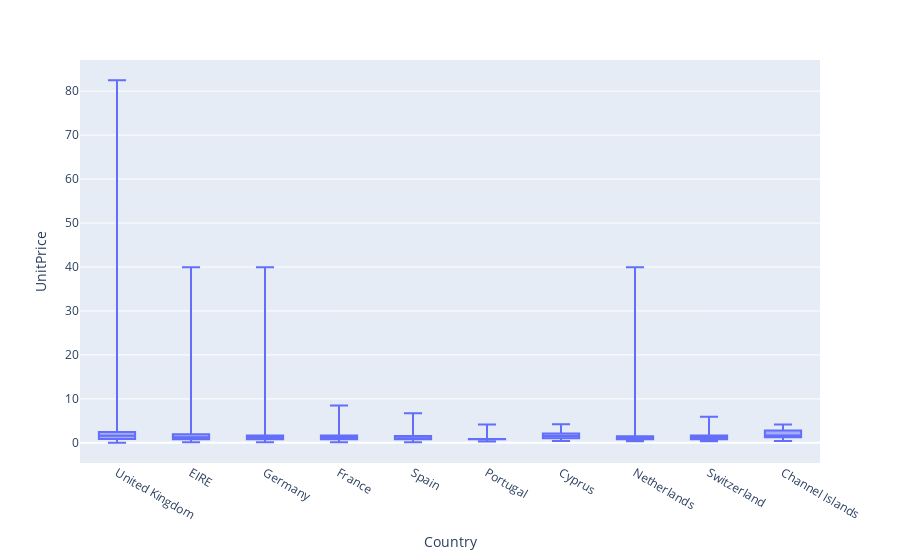

The notebook cell saved with this chart:
### Code cell
fig = px.box(subset, x="Country", y="UnitPrice")
fig.update_traces(boxpoints=False) 
fig.show()

### Figure 1 — Plotly figure (JSON) as saved in the notebook; plotly's stock layout.template omitted (floating-point values rounded to 4 significant figures; data arrays with more than 128 entries replaced by an {"elided": "..."} marker saying what was removed)
{"data": [{"alignmentgroup": "True", "boxpoints": false, "hovertemplate": "Country=%{x}<br>UnitPrice=%{y}<extra></extra>", "legendgroup": "", "marker": {"color": "#636efa"}, "name": "", "notched": false, "offsetgroup": "", "orientation": "v", "showlegend": false, "type": "box", "x": {"elided": "30052 str values"}, "x0": " ", "xaxis": "x", "y": {"elided": "30052 float values"}, "y0": " ", "yaxis": "y"}], "layout": {"boxmode": "group", "legend": {"tracegroupgap": 0}, "margin": {"t": 60}, "xaxis": {"anchor": "y", "domain": [0, 1], "title": {"text": "Country"}}, "yaxis": {"anchor": "x", "domain": [0, 1], "title": {"text": "UnitPrice"}}}}
